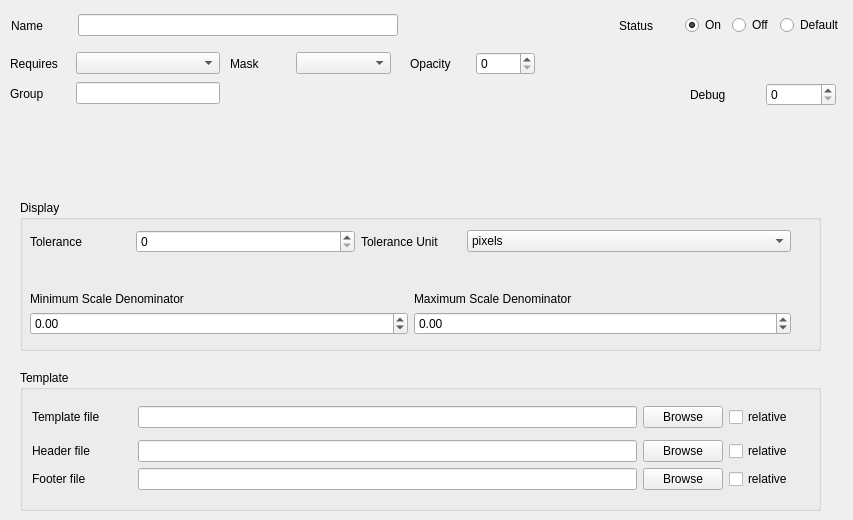
  <widget class="QWidget" name="layerTab">
   <attribute name="title">
    <string>Layer</string>
   </attribute>
   <widget class="QWidget" name="layoutWidget_3">
    <property name="geometry">
     <rect>
      <x>10</x>
      <y>80</y>
      <width>210</width>
      <height>27</height>
     </rect>
    </property>
    <layout class="QHBoxLayout" name="horizontalLayout_12">
     <item>
      <widget class="QLabel" name="mf_Group_label">
       <property name="minimumSize">
        <size>
         <width>60</width>
         <height>0</height>
        </size>
       </property>
       <property name="maximumSize">
        <size>
         <width>60</width>
         <height>16777215</height>
        </size>
       </property>
       <property name="text">
        <string>Group</string>
       </property>
      </widget>
     </item>
     <item>
      <widget class="QLineEdit" name="mf_group_edit"/>
     </item>
    </layout>
   </widget>
   <widget class="QWidget" name="layoutWidget_4">
    <property name="geometry">
     <rect>
      <x>10</x>
      <y>50</y>
      <width>210</width>
      <height>27</height>
     </rect>
    </property>
    <layout class="QHBoxLayout" name="horizontalLayout_32">
     <item>
      <widget class="QLabel" name="mf_requires_label">
       <property name="minimumSize">
        <size>
         <width>60</width>
         <height>0</height>
        </size>
       </property>
       <property name="maximumSize">
        <size>
         <width>60</width>
         <height>16777215</height>
        </size>
       </property>
       <property name="text">
        <string>Requires</string>
       </property>
      </widget>
     </item>
     <item>
      <widget class="QComboBox" name="mf_requires_box">
       <property name="enabled">
        <bool>true</bool>
       </property>
      </widget>
     </item>
    </layout>
   </widget>
   <widget class="QWidget" name="layoutWidget_5">
    <property name="geometry">
     <rect>
      <x>10</x>
      <y>10</y>
      <width>389</width>
      <height>31</height>
     </rect>
    </property>
    <layout class="QHBoxLayout" name="horizontalLayout_3">
     <item>
      <widget class="QLabel" name="mf_layerName_label">
       <property name="minimumSize">
        <size>
         <width>60</width>
         <height>0</height>
        </size>
       </property>
       <property name="maximumSize">
        <size>
         <width>60</width>
         <height>16777215</height>
        </size>
       </property>
       <property name="text">
        <string>Name</string>
       </property>
      </widget>
     </item>
     <item>
      <widget class="QLineEdit" name="mf_layerName_value">
       <property name="sizePolicy">
        <sizepolicy hsizetype="Maximum" vsizetype="Fixed">
         <horstretch>0</horstretch>
         <verstretch>0</verstretch>
        </sizepolicy>
       </property>
       <property name="minimumSize">
        <size>
         <width>320</width>
         <height>0</height>
        </size>
       </property>
      </widget>
     </item>
    </layout>
   </widget>
   <widget class="QWidget" name="layoutWidget_6">
    <property name="geometry">
     <rect>
      <x>410</x>
      <y>10</y>
      <width>434</width>
      <height>31</height>
     </rect>
    </property>
    <layout class="QHBoxLayout" name="horizontalLayout_4">
     <item>
      <spacer name="horizontalSpacer_5">
       <property name="orientation">
        <enum>Qt::Horizontal</enum>
       </property>
       <property name="sizeHint" stdset="0">
        <size>
         <width>40</width>
         <height>20</height>
        </size>
       </property>
      </spacer>
     </item>
     <item>
      <widget class="QLabel" name="mf_status_label">
       <property name="minimumSize">
        <size>
         <width>60</width>
         <height>0</height>
        </size>
       </property>
       <property name="maximumSize">
        <size>
         <width>60</width>
         <height>16777215</height>
        </size>
       </property>
       <property name="text">
        <string>Status</string>
       </property>
      </widget>
     </item>
     <item>
      <widget class="QRadioButton" name="mf_statusOn_radio">
       <property name="text">
        <string>On</string>
       </property>
       <property name="checked">
        <bool>true</bool>
       </property>
      </widget>
     </item>
     <item>
      <widget class="QRadioButton" name="mf_statusOff_radio">
       <property name="text">
        <string>Off</string>
       </property>
      </widget>
     </item>
     <item>
      <widget class="QRadioButton" name="mf_statusDefault_radio">
       <property name="text">
        <string>Default</string>
       </property>
      </widget>
     </item>
    </layout>
   </widget>
   <widget class="QWidget" name="layoutWidget_2">
    <property name="geometry">
     <rect>
      <x>230</x>
      <y>50</y>
      <width>161</width>
      <height>27</height>
     </rect>
    </property>
    <layout class="QHBoxLayout" name="horizontalLayout_20">
     <item>
      <widget class="QLabel" name="mf_mask_label">
       <property name="minimumSize">
        <size>
         <width>60</width>
         <height>0</height>
        </size>
       </property>
       <property name="maximumSize">
        <size>
         <width>60</width>
         <height>16777215</height>
        </size>
       </property>
       <property name="text">
        <string>Mask</string>
       </property>
      </widget>
     </item>
     <item>
      <widget class="QComboBox" name="mf_mask_box">
       <property name="enabled">
        <bool>true</bool>
       </property>
      </widget>
     </item>
    </layout>
   </widget>
   <widget class="QWidget" name="layoutWidget">
    <property name="geometry">
     <rect>
      <x>410</x>
      <y>50</y>
      <width>125</width>
      <height>28</height>
     </rect>
    </property>
    <layout class="QHBoxLayout" name="horizontalLayout_27">
     <item>
      <widget class="QLabel" name="mf_opacity_label">
       <property name="minimumSize">
        <size>
         <width>60</width>
         <height>0</height>
        </size>
       </property>
       <property name="maximumSize">
        <size>
         <width>60</width>
         <height>16777215</height>
        </size>
       </property>
       <property name="text">
        <string>Opacity</string>
       </property>
      </widget>
     </item>
     <item>
      <widget class="QSpinBox" name="mf_opacity_box">
       <property name="enabled">
        <bool>true</bool>
       </property>
       <property name="maximum">
        <number>100</number>
       </property>
      </widget>
     </item>
    </layout>
   </widget>
   <widget class="QWidget" name="horizontalLayoutWidget_2">
    <property name="geometry">
     <rect>
      <x>690</x>
      <y>80</y>
      <width>146</width>
      <height>29</height>
     </rect>
    </property>
    <layout class="QHBoxLayout" name="horizontalLayout_2">
     <item>
      <widget class="QLabel" name="mf_debug_label">
       <property name="text">
        <string>Debug</string>
       </property>
      </widget>
     </item>
     <item>
      <widget class="QSpinBox" name="mf_debug_value">
       <property name="maximum">
        <number>5</number>
       </property>
      </widget>
     </item>
    </layout>
   </widget>
   <widget class="QGroupBox" name="layer_display_group">
    <property name="geometry">
     <rect>
      <x>20</x>
      <y>200</y>
      <width>801</width>
      <height>151</height>
     </rect>
    </property>
    <property name="locale">
     <locale language="English" country="UnitedStates"/>
    </property>
    <property name="title">
     <string>Display</string>
    </property>
    <property name="flat">
     <bool>true</bool>
    </property>
    <widget class="QWidget" name="verticalLayoutWidget_5">
     <property name="geometry">
      <rect>
       <x>10</x>
       <y>30</y>
       <width>761</width>
       <height>105</height>
      </rect>
     </property>
     <layout class="QVBoxLayout" name="verticalLayout_8">
      <item>
       <layout class="QHBoxLayout" name="horizontalLayout_7">
        <item>
         <layout class="QHBoxLayout" name="horizontalLayout_36">
          <item>
           <layout class="QHBoxLayout" name="horizontalLayout_35">
            <item>
             <widget class="QLabel" name="mf_tolerance_label">
              <property name="minimumSize">
               <size>
                <width>100</width>
                <height>0</height>
               </size>
              </property>
              <property name="maximumSize">
               <size>
                <width>100</width>
                <height>16777215</height>
               </size>
              </property>
              <property name="text">
               <string>Tolerance</string>
              </property>
             </widget>
            </item>
            <item>
             <widget class="QSpinBox" name="mf_tolerance_box"/>
            </item>
           </layout>
          </item>
          <item>
           <widget class="QLabel" name="mf_toleranceUnit_label">
            <property name="minimumSize">
             <size>
              <width>100</width>
              <height>0</height>
             </size>
            </property>
            <property name="maximumSize">
             <size>
              <width>100</width>
              <height>16777215</height>
             </size>
            </property>
            <property name="text">
             <string>Tolerance Unit</string>
            </property>
           </widget>
          </item>
          <item>
           <widget class="QComboBox" name="mf_toleranceUnit_combo">
            <item>
             <property name="text">
              <string>pixels</string>
             </property>
            </item>
            <item>
             <property name="text">
              <string>feet</string>
             </property>
            </item>
            <item>
             <property name="text">
              <string>inches</string>
             </property>
            </item>
            <item>
             <property name="text">
              <string>kilometers</string>
             </property>
            </item>
            <item>
             <property name="text">
              <string>meters</string>
             </property>
            </item>
            <item>
             <property name="text">
              <string>miles</string>
             </property>
            </item>
            <item>
             <property name="text">
              <string>nauticalmiles</string>
             </property>
            </item>
            <item>
             <property name="text">
              <string>dd</string>
             </property>
            </item>
           </widget>
          </item>
         </layout>
        </item>
       </layout>
      </item>
      <item>
       <spacer name="verticalSpacer_6">
        <property name="orientation">
         <enum>Qt::Vertical</enum>
        </property>
        <property name="sizeHint" stdset="0">
         <size>
          <width>20</width>
          <height>40</height>
         </size>
        </property>
       </spacer>
      </item>
      <item>
       <layout class="QHBoxLayout" name="scaleLayout">
        <item>
         <layout class="QVBoxLayout" name="minScaleLayout">
          <item>
           <widget class="QLabel" name="mf_minScaleDenom_label">
            <property name="text">
             <string>Minimum Scale Denominator</string>
            </property>
           </widget>
          </item>
          <item>
           <widget class="QDoubleSpinBox" name="mf_minScaleDenom_edit">
            <property name="accelerated">
             <bool>true</bool>
            </property>
            <property name="minimum">
             <double>-1.000000000000000</double>
            </property>
            <property name="maximum">
             <double>1000000000.000000000000000</double>
            </property>
           </widget>
          </item>
         </layout>
        </item>
        <item>
         <layout class="QVBoxLayout" name="maxScaleLayout">
          <item>
           <widget class="QLabel" name="mf_maxScaleDenom_label">
            <property name="text">
             <string>Maximum Scale Denominator</string>
            </property>
           </widget>
          </item>
          <item>
           <widget class="QDoubleSpinBox" name="mf_maxScaleDenom_edit">
            <property name="wrapping">
             <bool>false</bool>
            </property>
            <property name="accelerated">
             <bool>true</bool>
            </property>
            <property name="minimum">
             <double>-1.000000000000000</double>
            </property>
            <property name="maximum">
             <double>1000000000.000000000000000</double>
            </property>
           </widget>
          </item>
         </layout>
        </item>
       </layout>
      </item>
     </layout>
    </widget>
   </widget>
   <widget class="QGroupBox" name="groupBox">
    <property name="geometry">
     <rect>
      <x>20</x>
      <y>370</y>
      <width>801</width>
      <height>141</height>
     </rect>
    </property>
    <property name="title">
     <string>Template</string>
    </property>
    <widget class="QWidget" name="verticalLayoutWidget_7">
     <property name="geometry">
      <rect>
       <x>12</x>
       <y>30</y>
       <width>761</width>
       <height>97</height>
      </rect>
     </property>
     <layout class="QVBoxLayout" name="verticalLayout_9">
      <item>
       <layout class="QHBoxLayout" name="horizontalLayout_34">
        <item>
         <widget class="QLabel" name="mf_template_label">
          <property name="minimumSize">
           <size>
            <width>100</width>
            <height>0</height>
           </size>
          </property>
          <property name="maximumSize">
           <size>
            <width>100</width>
            <height>16777215</height>
           </size>
          </property>
          <property name="text">
           <string>Template file</string>
          </property>
         </widget>
        </item>
        <item>
         <widget class="QLineEdit" name="mf_template_edit"/>
        </item>
        <item>
         <widget class="QPushButton" name="mf_template_button">
          <property name="text">
           <string>Browse</string>
          </property>
         </widget>
        </item>
        <item>
         <widget class="QCheckBox" name="mf_layer_template_relative">
          <property name="text">
           <string>relative</string>
          </property>
         </widget>
        </item>
       </layout>
      </item>
      <item>
       <layout class="QVBoxLayout" name="verticalLayout_4">
        <item>
         <layout class="QHBoxLayout" name="horizontalLayout_10">
          <item>
           <widget class="QLabel" name="mf_header_label">
            <property name="minimumSize">
             <size>
              <width>100</width>
              <height>0</height>
             </size>
            </property>
            <property name="maximumSize">
             <size>
              <width>100</width>
              <height>16777215</height>
             </size>
            </property>
            <property name="text">
             <string>Header file</string>
            </property>
           </widget>
          </item>
          <item>
           <widget class="QLineEdit" name="mf_header_value"/>
          </item>
          <item>
           <widget class="QPushButton" name="mf_header_button">
            <property name="text">
             <string>Browse</string>
            </property>
           </widget>
          </item>
          <item>
           <widget class="QCheckBox" name="mf_layer_header_relative">
            <property name="text">
             <string>relative</string>
            </property>
           </widget>
          </item>
         </layout>
        </item>
        <item>
         <layout class="QHBoxLayout" name="horizontalLayout_11">
          <item>
           <widget class="QLabel" name="mf_footer_label">
            <property name="minimumSize">
             <size>
              <width>100</width>
              <height>0</height>
             </size>
            </property>
            <property name="maximumSize">
             <size>
              <width>100</width>
              <height>16777215</height>
             </size>
            </property>
            <property name="text">
             <string>Footer file</string>
            </property>
           </widget>
          </item>
          <item>
           <widget class="QLineEdit" name="mf_footer_value"/>
          </item>
          <item>
           <widget class="QPushButton" name="mf_footer_button">
            <property name="text">
             <string>Browse</string>
            </property>
           </widget>
          </item>
          <item>
           <widget class="QCheckBox" name="mf_layer_footer_relative">
            <property name="text">
             <string>relative</string>
            </property>
           </widget>
          </item>
         </layout>
        </item>
       </layout>
      </item>
     </layout>
    </widget>
   </widget>
  </widget>
